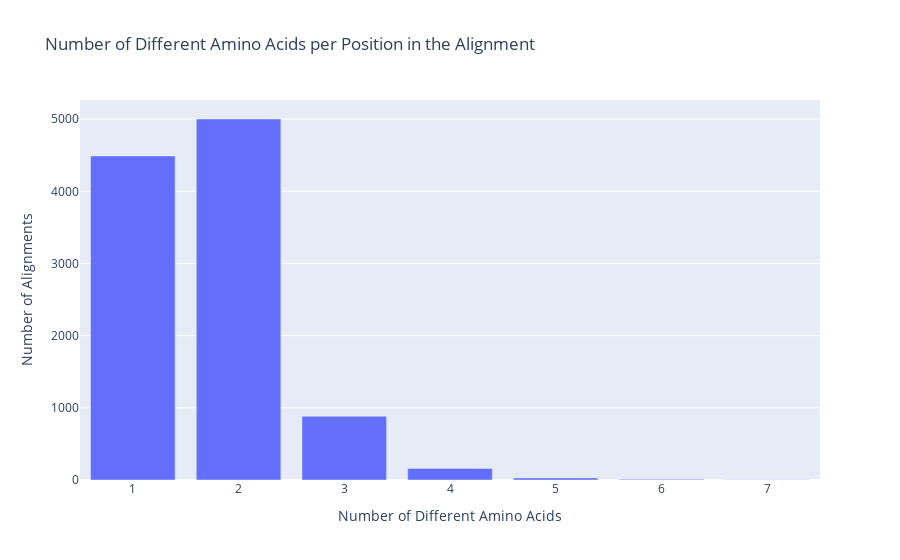

The notebook cell saved with this chart:
### Code cell
# Plot the results as histogram
def plot_alignment_results():
    fig = go.Figure(data=[go.Bar(x=list(different_possibilities_per_alignment.keys()), y=list(different_possibilities_per_alignment.values()))])
    fig.update_layout(
        title="Number of Different Amino Acids per Position in the Alignment",
        xaxis_title="Number of Different Amino Acids",
        yaxis_title="Number of Alignments"
    )
    fig.show()

plot_alignment_results()

### Figure 1 — Plotly figure (JSON) as saved in the notebook; plotly's stock layout.template omitted (floating-point values rounded to 4 significant figures)
{"data": [{"type": "bar", "x": [2, 3, 1, 4, 5, 6, 7], "y": [5002, 883, 4490, 160, 29, 9, 4]}], "layout": {"title": {"text": "Number of Different Amino Acids per Position in the Alignment"}, "xaxis": {"title": {"text": "Number of Different Amino Acids"}}, "yaxis": {"title": {"text": "Number of Alignments"}}}}
